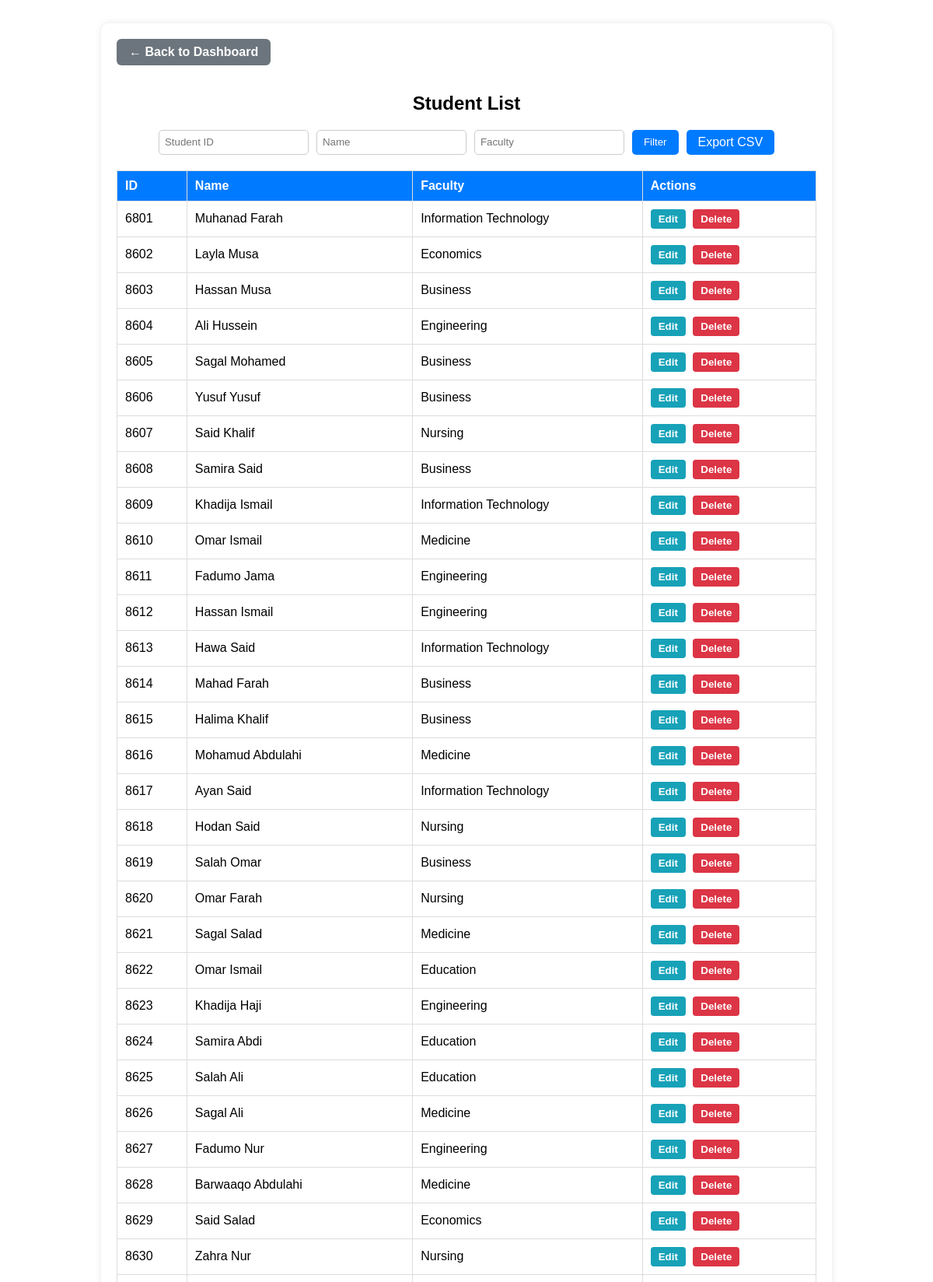
The page /evoting_system/view_students.php (upper part) on the database its author committed.
### tables this page shows
CREATE TABLE `students` (
  `id` int(11) NOT NULL,
  `name` varchar(255) NOT NULL,
  `faculty` varchar(255) DEFAULT NULL
);

### evoting_system/view_students.php (the view, shortened to what this page needs)
<?php
require 'dB.php';
$filterId = $_GET['id'] ?? '';
$filterName = $_GET['name'] ?? '';
$filterFaculty = $_GET['faculty'] ?? '';
$sql = "SELECT id, name, faculty FROM students";
$sql .= " ORDER BY id ASC";
$stmt = $conn->prepare($sql);
$stmt->execute();
$result = $stmt->get_result();
?>
<!DOCTYPE html>
<html lang="en">
<head>
</head>
<body>
<div class="container">
  <a href="dashboard.php" class="btn-back">← Back to Dashboard</a>
  <h2>Student List</h2>
  <form method="GET">
    <input type="text" name="id" placeholder="Student ID" value="<?= htmlspecialchars($filterId) ?>" />
    <input type="text" name="name" placeholder="Name" value="<?= htmlspecialchars($filterName) ?>" />
    <input type="text" name="faculty" placeholder="Faculty" value="<?= htmlspecialchars($filterFaculty) ?>" />
    <button type="submit">Filter</button>
    <a href="view_students.php?export=csv&id=<?= urlencode($filterId) ?>&name=<?= urlencode($filterName) ?>&faculty=<?= urlencode($filterFaculty) ?>" class="export-btn">Export CSV</a>
  </form>
  <table id="students-table">
    <thead>
      <tr>
        <th>ID</th>
        <th>Name</th>
        <th>Faculty</th>
        <th>Actions</th>
      </tr>
    </thead>
    <tbody>
    <?php while ($row = $result->fetch_assoc()): ?>
      <tr data-id="<?= htmlspecialchars($row['id']) ?>">
        <td class="sid"><?= htmlspecialchars($row['id']) ?></td>
        <td class="sname"><?= htmlspecialchars($row['name']) ?></td>
        <td class="sfaculty"><?= htmlspecialchars($row['faculty']) ?></td>
        <td class="actions-cell">
          <button class="action-btn edit-btn">Edit</button>
          <button class="action-btn delete-btn">Delete</button>
        </td>
      </tr>
    <?php endwhile; ?>
    </tbody>
  </table>
</div>
</body>
</html>

### evoting_system/view_students.php (style rules this page uses)
body { font-family: Arial, sans-serif; background: url('https://images.unsplash.com/photo-1573164574572-cb89e39749b4') no-repeat center center fixed; background-size: cover; padding: 30px; margin: 0; }
.btn-back { display: inline-block; margin-bottom: 15px; padding: 8px 16px; background-color: #6c757d; color: white; font-weight: bold; border-radius: 6px; text-decoration: none; }
.container { max-width: 900px; margin: auto; background: white; padding: 20px; border-radius: 10px; box-shadow: 0 0 8px rgba(0,0,0,0.1); }
h2 { text-align: center; }
form { margin-bottom: 20px; display: flex; gap: 10px; flex-wrap: wrap; justify-content: center; }
form input { padding: 7px; border-radius: 5px; border: 1px solid #ccc; }
form button, .export-btn { background: #007BFF; color: white; border: none; padding: 7px 15px; border-radius: 5px; cursor: pointer; text-decoration: none; }
table { width: 100%; border-collapse: collapse; margin-top: 10px; }
table, th, td { border: 1px solid #ddd; }
th, td { padding: 10px; text-align: left; }
th { background: #007BFF; color: white; }
.action-btn { margin-right: 5px; padding: 5px 10px; border-radius: 4px; border: none; cursor: pointer; font-weight: bold; }
.edit-btn { background: #17a2b8; color: white; }
.delete-btn { background: #dc3545; color: white; }

### rows shown on the page
students: id "6801", name "Muhanad Farah", faculty "Information Technology"
students: id "8602", name "Layla Musa", faculty "Economics"
students: id "8603", name "Hassan Musa", faculty "Business"
students: id "8604", name "Ali Hussein", faculty "Engineering"
students: id "8605", name "Sagal Mohamed", faculty "Business"
students: id "8606", name "Yusuf Yusuf", faculty "Business"
students: id "8607", name "Said Khalif", faculty "Nursing"
students: id "8608", name "Samira Said", faculty "Business"
students: id "8609", name "Khadija Ismail", faculty "Information Technology"
students: id "8610", name "Omar Ismail", faculty "Medicine"
students: id "8611", name "Fadumo Jama", faculty "Engineering"
students: id "8612", name "Hassan Ismail", faculty "Engineering"
students: id "8613", name "Hawa Said", faculty "Information Technology"
students: id "8614", name "Mahad Farah", faculty "Business"
students: id "8615", name "Halima Khalif", faculty "Business"
students: id "8616", name "Mohamud Abdulahi", faculty "Medicine"
students: id "8617", name "Ayan Said", faculty "Information Technology"
students: id "8618", name "Hodan Said", faculty "Nursing"
students: id "8619", name "Salah Omar", faculty "Business"
students: id "8620", name "Omar Farah", faculty "Nursing"
students: id "8621", name "Sagal Salad", faculty "Medicine"
students: id "8622", name "Omar Ismail", faculty "Education"
students: id "8623", name "Khadija Haji", faculty "Engineering"
students: id "8624", name "Samira Abdi", faculty "Education"
students: id "8625", name "Salah Ali", faculty "Education"
students: id "8626", name "Sagal Ali", faculty "Medicine"
students: id "8627", name "Fadumo Nur", faculty "Engineering"
students: id "8628", name "Barwaaqo Abdulahi", faculty "Medicine"
students: id "8629", name "Said Salad", faculty "Economics"
students: id "8630", name "Zahra Nur", faculty "Nursing"
